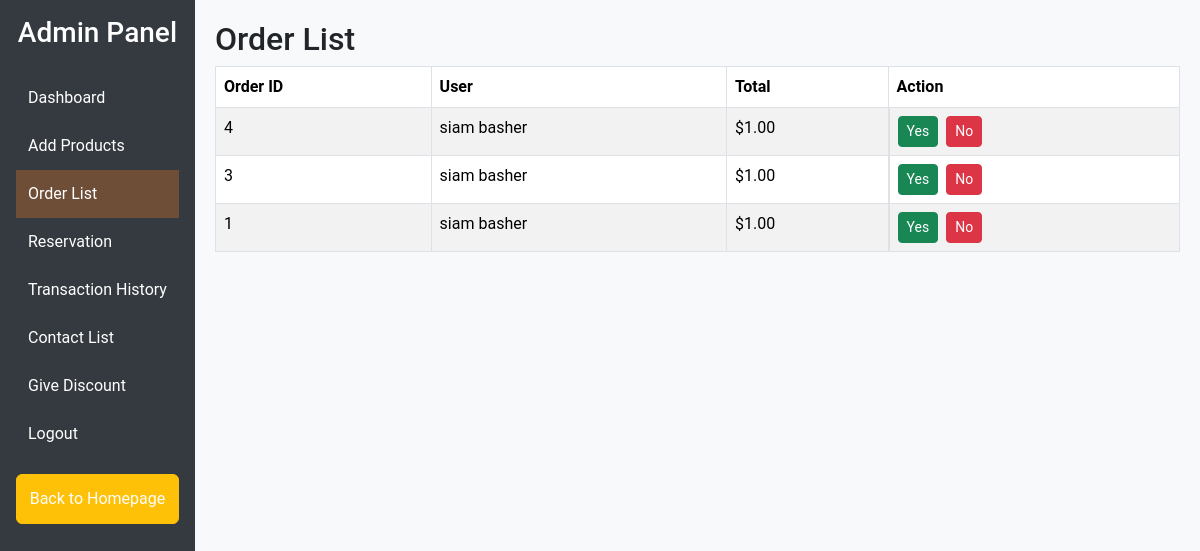
Page /order_list.php (signed in) on the earlier database version.
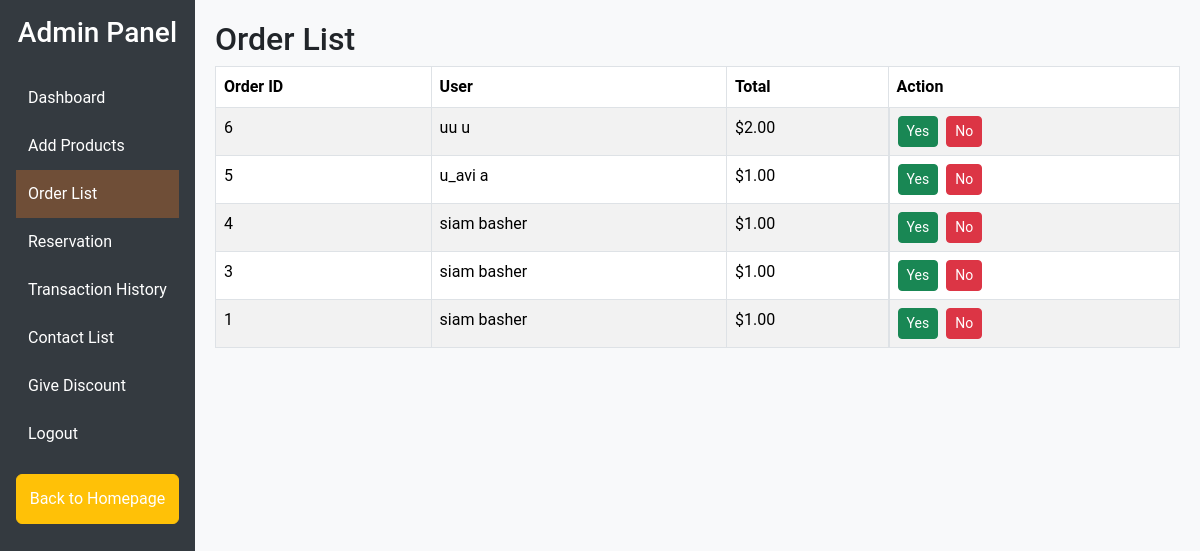
Same page on the later database version.
### tables this page shows
CREATE TABLE `orders` (
  `id` int(11) NOT NULL,
  `user_id` int(11) NOT NULL,
  `total` decimal(10,2) NOT NULL,
  `status` enum('Pending','Completed') DEFAULT 'Pending',
  `created_at` timestamp NOT NULL DEFAULT current_timestamp()
);

CREATE TABLE `users` (
  `id` int(11) NOT NULL,
  `first_name` varchar(50) NOT NULL,
  `last_name` varchar(50) NOT NULL,
  `email` varchar(100) NOT NULL,
  `password` varchar(255) NOT NULL,
  `phone` varchar(20) DEFAULT NULL,
  `address` varchar(255) DEFAULT NULL,
  `role` enum('user','admin') DEFAULT 'user',
  `created_at` timestamp NOT NULL DEFAULT current_timestamp()
);

### order_list.php (the view, shortened to what this page needs)
<?php
include_once 'config.php';
$orders = $conn->query("
    SELECT o.id, o.user_id, o.total, o.status, u.first_name, u.last_name
    FROM orders o
    JOIN users u ON o.user_id = u.id
    WHERE o.status IS NULL OR o.status != 'processed'
    ORDER BY o.id DESC
");
?>
<!DOCTYPE html>
<html lang="en">
<head>
    <link href="https://cdn.jsdelivr.net/npm/bootstrap@5.3.3/dist/css/bootstrap.min.css" rel="stylesheet">
</head>
<body>
    <div class="d-flex">
        <div class="sidebar p-3">
            <h3 class="text-white text-center mb-4">Admin Panel</h3>
        <a href="admin_dashboard.php">Dashboard</a>
        <a href="add_products.php">Add Products</a>
        <a href="order_list.php" class="active">Order List</a>
        <a href="seats_to_reserve.php">Reservation</a>
        <a href="transaction_history.php">Transaction History</a>
        <a href="contact_list.php">Contact List</a>
        <a href="give_discount.php">Give Discount</a>
        <a href="logout.php">Logout</a>
        <a href="index.php" class="mt-3 btn btn-warning w-100 text-center">Back to Homepage</a>
        </div>
        <div class="content">
            <h2>Order List</h2>
            <table class="table table-bordered table-striped">
                <thead>
                    <tr>
                        <th>Order ID</th>
                        <th>User</th>
                        <th>Total</th>
                        <th>Action</th>
                    </tr>
                </thead>
                <tbody>
                    <?php if ($orders->num_rows > 0): ?>
                        <?php while ($order = $orders->fetch_assoc()): ?>
                            <tr>
                                <td><?php echo htmlspecialchars($order['id']); ?></td>
                                <td><?php echo htmlspecialchars($order['first_name'] . ' ' . $order['last_name']); ?></td>
                                <td>$<?php echo number_format((float) $order['total'], 2); ?></td>
                                <td class="d-flex gap-2">
                                    <form method="post" class="d-inline">
                                        <button type="submit" class="btn btn-success btn-sm">Yes</button>
                                    </form>
                                    <form method="post" class="d-inline" onsubmit="return confirm('Are you sure you want to remove this order?');">
                                        <button type="submit" class="btn btn-danger btn-sm">No</button>
                                    </form>
                                </td>
                            </tr>
                        <?php endwhile; ?>
                    <?php else: ?>
                        <tr>
                            <td colspan="4" class="text-center">No orders available</td>
                        </tr>
                    <?php endif; ?>
                </tbody>
            </table>
        </div>
    </div>
</body>
</html>

Differences in the rows shown:
added orders: id "6", user.last_name "uu u", total "2.00"
added orders: id "5", user.last_name "u_avi a", total "1.00"
